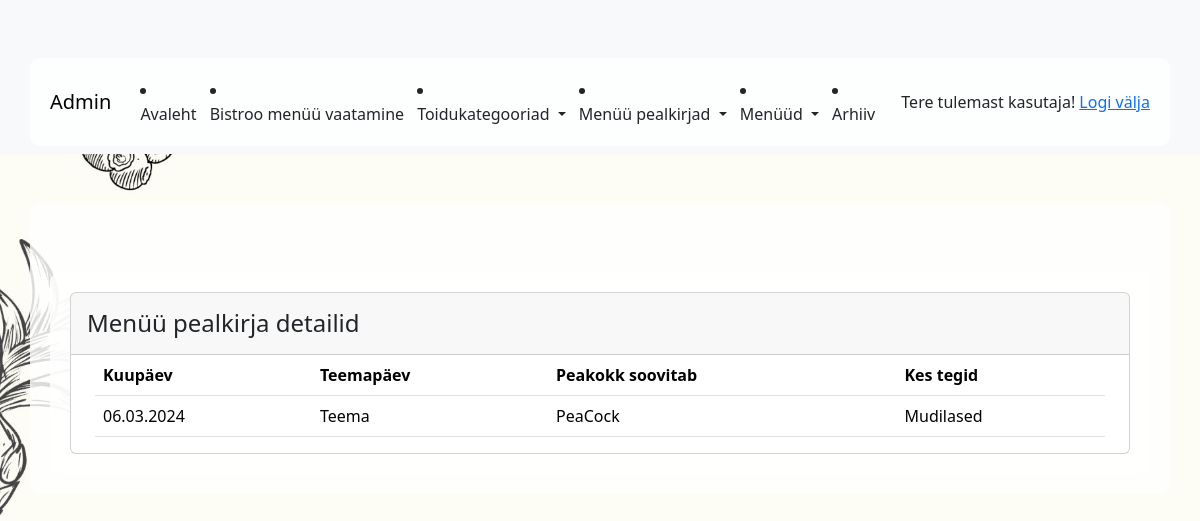
Page /app_admin/heading_detail/15 (signed in) on the committed database.
### app_admin/models.py (models this page shows, shortened)
class Heading(models.Model):
    date = models.DateField(blank=False, null=False, unique=True, verbose_name="Kuupäev")
    topic = models.CharField(max_length=100, null=True, blank=True, verbose_name="Teemapäev")
    chef = models.CharField(max_length=100, null=True, blank=True, verbose_name="Peakokk soovitab:")
    student = models.CharField(max_length=100, null=True, blank=True, verbose_name="Kes tegid:")
    class Meta:
        ordering = ['-date']

### app_admin/views.py (the view)
# urls.py: path('heading_detail/<int:pk>', views.HeadingDetailView.as_view(), name='heading_detail'),
class HeadingDetailView(ManagerRequiredMixin, DetailView):
    template_name = 'app_admin/heading_detail.html'
    model = Heading
    context_object_name = 'heading'

### app_admin/views.py (called while the page is built)
    def test_func(self):
        return self.request.user.groups.filter(name='Manager').exists()

### app_admin/templates/app_admin/heading_detail.html
{% extends "base_admin.html" %}
{% block content %}
    <div class="container mt-5">
        <div class="col-auto mx-auto">
            <div class="card col-12 mx-auto">
                <div class="card-header">
                    <div class="card-title d-flex justify-content-between align-self-auto">
                        <h4 class="m-0 mt-2">Menüü pealkirja detailid</h4>
                    </div>
                </div>
                <div class="table-body mx-4">
                    <table class="table table">
                        <thead>
                            <tr>
                                <th>Kuupäev</th>
                                <th>Teemapäev</th>
                                <th>Peakokk soovitab</th>
                                <th>Kes tegid</th>
                            </tr>
                        </thead>
                        <tbody>
                                <tr>
                                    <td>{{ heading.date|date:"d.m.Y" }}</td>
                                    <td>{{ heading.topic }}</td>
                                    <td>{{ heading.chef }}</td>
                                    <td>{{ heading.student }}</td>
                                </tr>
                        </tbody>
                    </table>
                </div>
            </div>
        </div>
    </div>
{% endblock %}

### templates/menu_admin.html (shortened to what this page needs)
<nav class="navbar navbar-expand-lg navbar-light bg-light">
  <div class="container">
    {% if user.is_authenticated %}
      <a class="navbar-brand" href="http://127.0.0.1:8000/admin/"> Admin </a>
        <li class="nav-item">
        <a class="nav-link" href="{% url "app_admin:index" %}" >Avaleht</a>
        </li>
        <li class="nav-item">
        <a class="nav-link" href="{% url "app_public:index" %}" >Bistroo menüü vaatamine</a>
        </li>
              <li class="nav-item dropdown">
          <a class="nav-link dropdown-toggle" href="#" role="button" data-bs-toggle="dropdown" aria-expanded="false">
                Toidukategooriad
          </a>
        </li>
              <li class="nav-item dropdown">
          <a class="nav-link dropdown-toggle" href="#" role="button"  data-bs-toggle="dropdown" aria-expanded="false">
               Menüü pealkirjad
          </a>
        </li>
        <li class="nav-item dropdown">
          <a class="nav-link dropdown-toggle" href="#" role="button"  data-bs-toggle="dropdown" aria-expanded="false">
               Menüüd
          </a>
        </li>
         <li class="nav-item">
    <a class="nav-link" href="{% url 'app_admin:archive_page' %}">Arhiiv</a>
  </li>
{% endif %}
  {% if user.is_authenticated  %}
    	<span class="nav-link">Tere tulemast {{ user.username }}! <a href="{% url 'logout' %}">Logi välja</a></span>
 {% else %}
        <span class="nav-link">Kui sa soovid menüüd muuta, siis sa pead sisse logima! <a href="{% url 'login' %}">Logi sisse</a></span>
    {% endif %}
    </div>
</nav>

### rows in the picture
Heading: date "06.03.2024", topic "Teema", chef "PeaCock", student "Mudilased"

### other values in the picture
{{ user.username }} "kasutaja"
